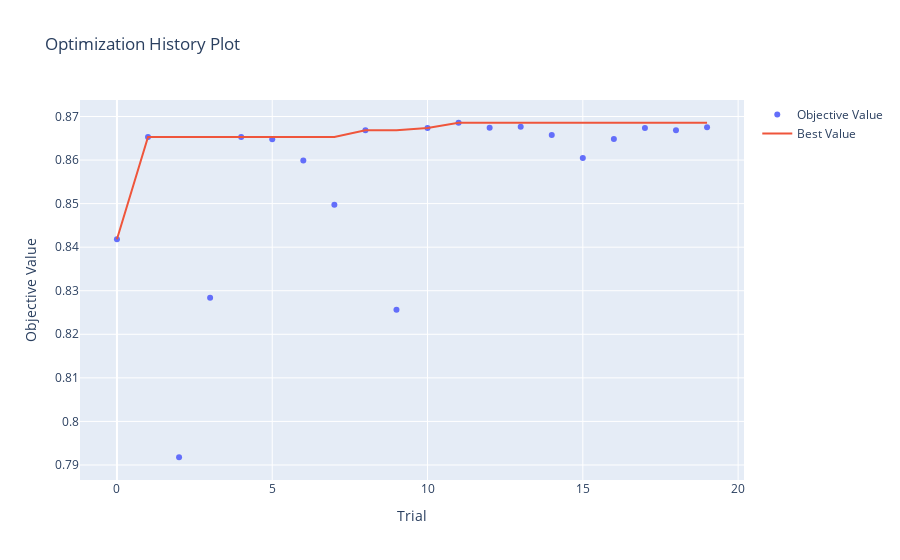

The code cell stored with this chart in its notebook:
### Code cell
optuna.visualization.plot_optimization_history(study)

### Figure 1 — Plotly figure (JSON) as saved in the notebook; plotly's stock layout.template omitted (floating-point values rounded to 4 significant figures)
{"data": [{"mode": "markers", "name": "Objective Value", "type": "scatter", "x": [0, 1, 2, 3, 4, 5, 6, 7, 8, 9, 10, 11, 12, 13, 14, 15, 16, 17, 18, 19], "y": [0.8418, 0.8653, 0.7918, 0.8284, 0.8653, 0.8648, 0.8599, 0.8497, 0.8668, 0.8257, 0.8674, 0.8686, 0.8674, 0.8676, 0.8657, 0.8605, 0.8648, 0.8673, 0.8668, 0.8675]}, {"mode": "lines", "name": "Best Value", "type": "scatter", "x": [0, 1, 2, 3, 4, 5, 6, 7, 8, 9, 10, 11, 12, 13, 14, 15, 16, 17, 18, 19], "y": [0.8418, 0.8653, 0.8653, 0.8653, 0.8653, 0.8653, 0.8653, 0.8653, 0.8668, 0.8668, 0.8674, 0.8686, 0.8686, 0.8686, 0.8686, 0.8686, 0.8686, 0.8686, 0.8686, 0.8686]}, {"marker": {"color": "#cccccc"}, "mode": "markers", "name": "Infeasible Trial", "showlegend": false, "type": "scatter", "x": [], "y": []}], "layout": {"title": {"text": "Optimization History Plot"}, "xaxis": {"title": {"text": "Trial"}}, "yaxis": {"title": {"text": "Objective Value"}}}}
